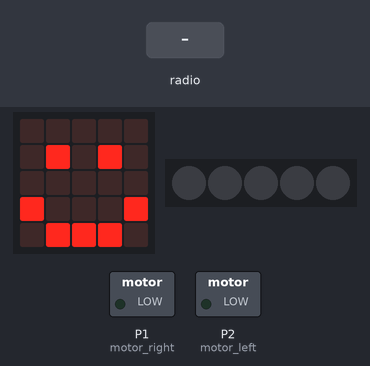
This program was run on a simulated BBC micro:bit running MicroPython. Shown: the board's 5×5 LED display, 5 RGB LEDs in strip order, left to right, switched loads named in the program (green lamp = pin HIGH). The inputs (shaded band) are chosen by the test bench. Dim RGB values are drawn brighter than linear.

Above: at 1.2 s.
1.3 s: radio message "forward" arrives
At 1.9 s:
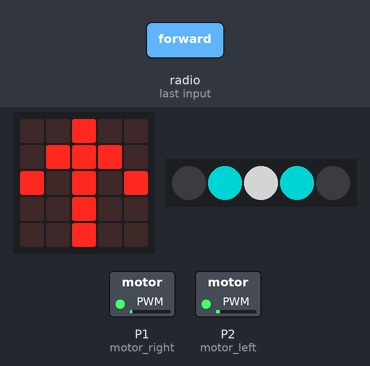
2.8 s: radio message "backward" arrives
At 3.4 s:
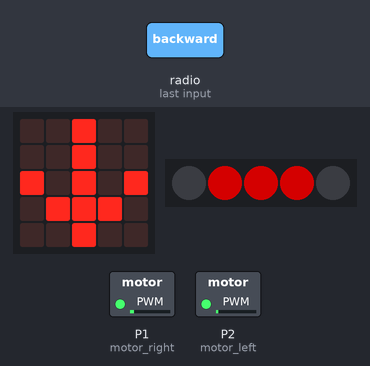
4.3 s: radio message "left" arrives
At 5.3 s:
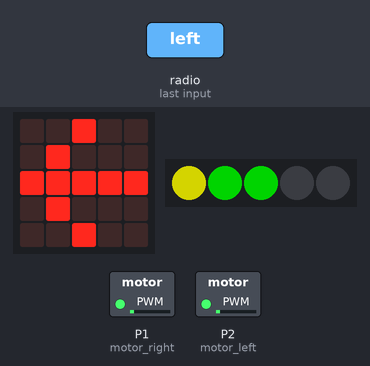
5.8 s: radio message "right" arrives
At 7.0 s:
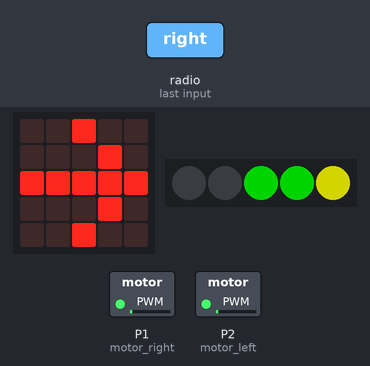
Timing chart, 0 to 8.3 s (numbered marks = the images above; inputs shaded):
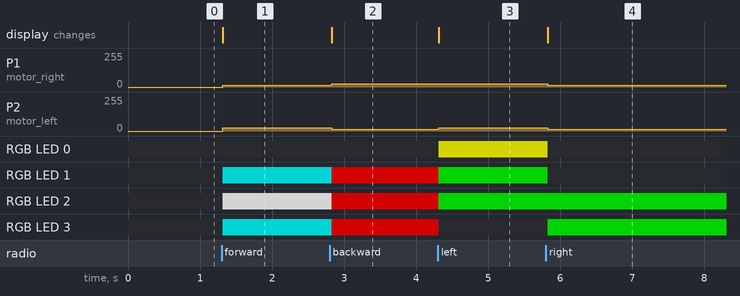

Measured:
- after the input at 1.3 s, P1 (motor_right): 0/255 → 12/255 at once; P2 (motor_left): 0/255 → 25/255 at once; RGB LED 1, RGB LED 3: off → RGB(0, 128, 128) at once; RGB LED 2: off → RGB(128, 128, 128) at once; the display: changes at once (image 1)
- after the input at 2.8 s, P1 (motor_right): 12/255 → 25/255 at once; P2 (motor_left): 25/255 → 12/255 at once; RGB LED 1, RGB LED 3: RGB(0, 128, 128) → RGB(128, 0, 0) at once; RGB LED 2: RGB(128, 128, 128) → RGB(128, 0, 0) at once; the display: changes at once (image 2)
- after the input at 4.3 s, P2 (motor_left): 12/255 → 25/255 at once; RGB LED 0: off → RGB(128, 128, 0) at once; RGB LED 1, RGB LED 2: RGB(128, 0, 0) → RGB(0, 128, 0) at once; RGB LED 3: RGB(128, 0, 0) → off at once; the display: changes at once (image 3)
- after the input at 5.8 s, P1 (motor_right), P2 (motor_left): 25/255 → 12/255 at once; RGB LED 0: RGB(128, 128, 0) → off at once; RGB LED 1: RGB(0, 128, 0) → off at once; RGB LED 3: off → RGB(0, 128, 0) at once; the display: changes at once (image 4)

The program:

rc_movemini.py
```python
# For Kitronik's Move:mini

RADIO_CHANNEL = 42  # radio channel: 0~255
LIGHT_LEVEL = 128

from microbit import display, Image, sleep, pin0, pin1, pin2
from neopixel import NeoPixel
import radio

radio.config(group=RADIO_CHANNEL)
radio.on()

class MoveMini:
    def __init__(self):
        self.np = NeoPixel(pin0, 5)
        self.pos = 0
        self.motor_right = pin1
        self.motor_left = pin2
        self.stop()

    def forward(self):
        display.show(Image.ARROW_N)
        self.np[1] = self.np[3] = (0, LIGHT_LEVEL, LIGHT_LEVEL)
        self.np[2] = (LIGHT_LEVEL, LIGHT_LEVEL, LIGHT_LEVEL)
        self.np[0] = self.np[4] = (0, 0, 0)
        self.np.show()
        self.motor_right.set_analog_period(20)
        self.motor_left.set_analog_period(20)
        self.motor_right.write_analog(50)
        self.motor_left.write_analog(100)

    def backward(self):
        display.show(Image.ARROW_S)
        self.np[1] = self.np[2] = self.np[3] = (LIGHT_LEVEL, 0, 0)
        self.np[0] = self.np[4] = (0, 0, 0)
        self.np.show()
        self.motor_right.set_analog_period(20)
        self.motor_left.set_analog_period(20)
        self.motor_right.write_analog(100)
        self.motor_left.write_analog(50)

    def left(self):
        display.show(Image.ARROW_W)
        self.np[1] = self.np[2] = (0, LIGHT_LEVEL, 0)
        self.np[0] = (LIGHT_LEVEL, LIGHT_LEVEL, 0)
        self.np[3] = self.np[4] = (0, 0, 0)
        self.np.show()
        self.motor_right.set_analog_period(20)
        self.motor_left.set_analog_period(20)
        self.motor_right.write_analog(100)
        self.motor_left.write_analog(100)

    def right(self):
        display.show(Image.ARROW_E)
        self.np[2] = self.np[3] = (0, LIGHT_LEVEL, 0)
        self.np[4] = (LIGHT_LEVEL, LIGHT_LEVEL, 0)
        self.np[0] = self.np[1] = (0, 0, 0)
        self.np.show()
        self.motor_right.set_analog_period(20)
        self.motor_left.set_analog_period(20)
        self.motor_right.write_analog(50)
        self.motor_left.write_analog(50)

    def stop(self):
        display.show(Image.HAPPY)
        for i in range(5):
            self.np[i] = (0, 0, 0)
        self.np.show()
        self.motor_right.read_digital()
        self.motor_left.read_digital()

car = MoveMini()

while True:
    sleep(25)

    direction = radio.receive()
    if direction == None:
        continue

    if direction == 'forward':
        car.forward()
    elif direction == 'backward':
        car.backward()
    elif direction == 'left':
        car.left()
    elif direction == 'right':
        car.right()
    else:
        car.stop()
```
